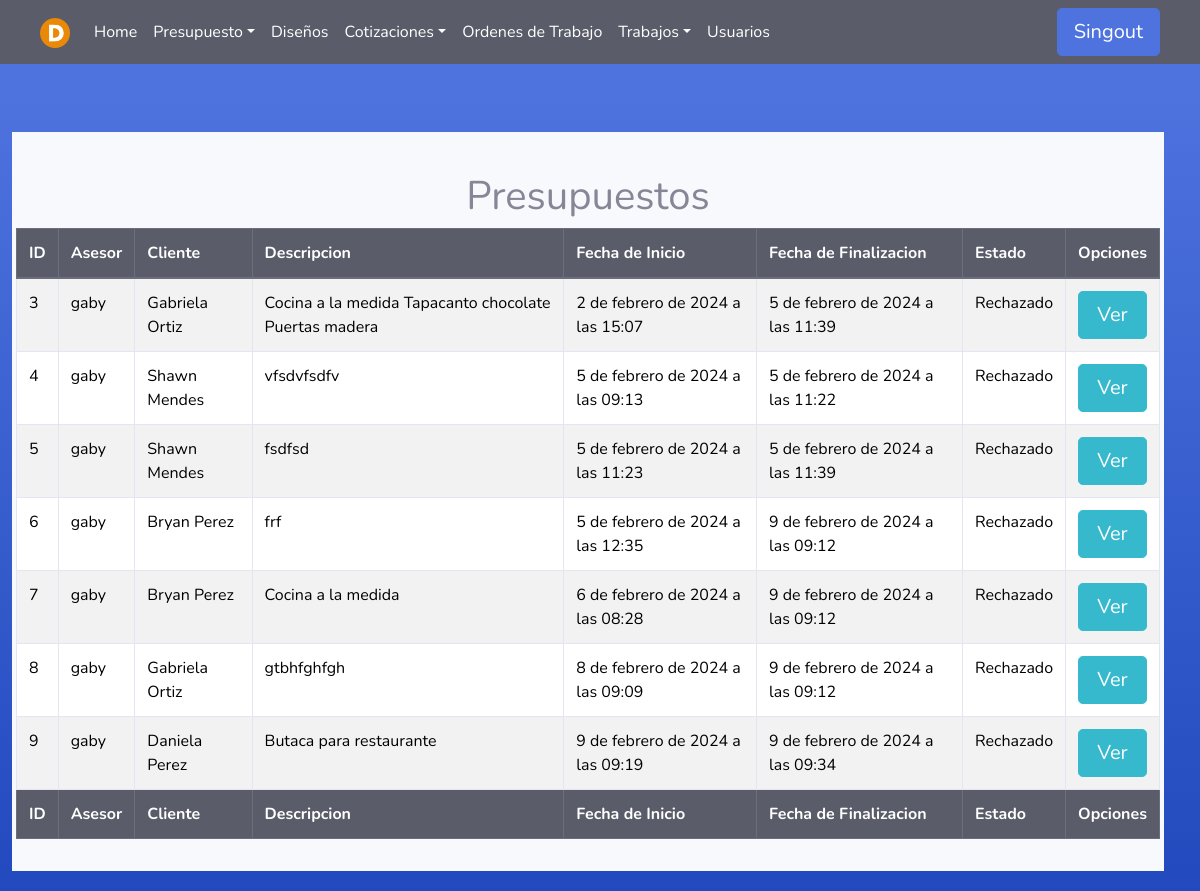
Page /Presupuesto/Finalizados/ (signed in) on the earlier database version.
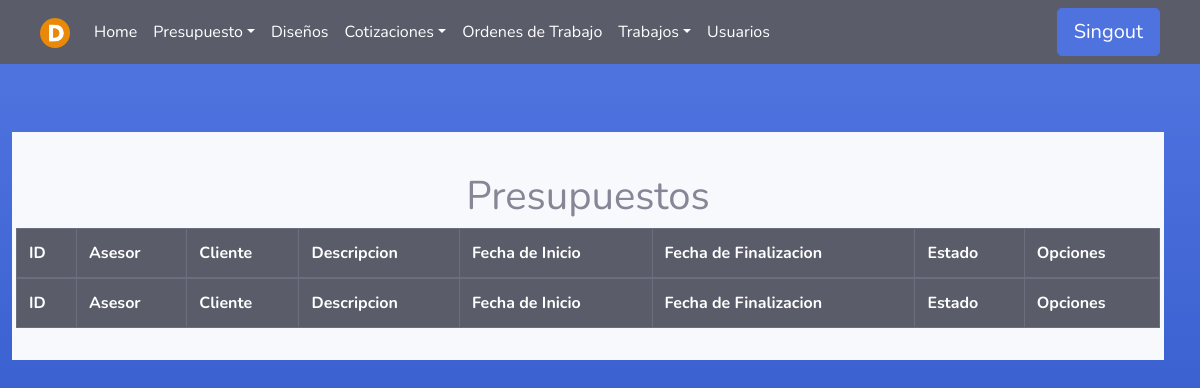
Same page on the later database version.
### Asesores/models.py (models this page shows)
class Presupuesto(models.Model):
    asesor = models.ForeignKey(User, on_delete=models.PROTECT, null=False, blank=False)
    fecha_inicio = models.DateTimeField(null=False, auto_now_add=True, blank=False)
    cliente = models.CharField(max_length=100, null=False, blank=False)
    descripcion = models.TextField(null=False, blank=False)
    estado=models.TextField(null=True, blank=True)
    fecha_fin = models.DateTimeField(null=True, blank=True)

### Asesores/views.py (the view)
# urls.py: path('Finalizados/', asesor_views.listadoPF , name='PresupuestoFin'),
def listadoPF(request):
    user = request.user
    if user.groups.filter(name='Asesor').exists():
        pres = Presupuesto.objects.filter(fecha_fin__isnull=False, asesor=user)
        return render(request, 'Asesor/listado_presupuesto_fin.html', {'pres': pres})
    elif (user.groups.filter(name='Administrador').exists() or user.is_superuser):
        pres = Presupuesto.objects.filter(fecha_fin__isnull=False)
        return render(request, 'Asesor/listado_presupuesto_fin.html', {'pres': pres})
    else:
        error = "No tienes permiso para acceder a esta página."
        return render(request, '404.html', {'error': error})

### Templates/Asesor/listado_presupuesto_fin.html
{% extends 'tables.html' %}
{% block botones%}
<div class="text-center">
    <br>
    <h1>Presupuestos</h1>
</div>
{% endblock %}
{% load static %}
{% block head %}
<th>ID</th>
{% if user.is_superuser or  user.groups.all.0.name == "Administrador" %}
<th>Asesor</th>
{% endif %}
<th>Cliente</th>
<th>Descripcion</th>
<th>Fecha de Inicio</th>
<th>Fecha de Finalizacion</th>
<th>Estado</th>
<th>Opciones</th>
{% endblock %}
{% block tbody %}
{% for p in pres %}
<tr>
    <td>{{ p.id }}</td>
    {% if user.is_superuser or  user.groups.all.0.name == "Administrador" %}
        <td>{{ p.asesor }}</td>
    {% endif %}
    <td>{{ p.cliente }}</td>
    <td>{{ p.descripcion }}</td>
    <td>{{ p.fecha_inicio }}</td>
    <td>{{ p.fecha_fin }}</td>
    <td>{{ p.estado }}</td>
    <td>
        <div>
            <a class="btn btn btn-info btn-lg btn-block" href="#">Ver</a>
        </div>
    </td>
</tr>
{% endfor %}
 {% endblock %}
 {% block footer %}
 <th>ID</th>
 {% if user.is_superuser or  user.groups.all.0.name == "Administrador" %}
<th>Asesor</th>
{% endif %}
 <th>Cliente</th>
 <th>Descripcion</th>
 <th>Fecha de Inicio</th>
 <th>Fecha de Finalizacion</th>
 <th>Estado</th>
 <th>Opciones</th>
 {% endblock %}

### Templates/tables.html (shortened to what this page needs)
{% extends 'core.html' %}
{% block content%}
{% load static %}
<link rel="stylesheet" href="https://cdn.datatables.net/1.13.7/css/jquery.dataTables.min.css">
<link rel="stylesheet" href="https://cdn.datatables.net/buttons/2.4.2/css/buttons.dataTables.min.css">
<div class="row container col-md-12">
    <div class="mt-5 p-3 bg-light">
        {% block botones %} {% endblock %}
        <div class="row justify-content-center">
            <table id="example" class="table table-striped table-hover table-bordered" style="width:100%">
                <thead class="thead-dark">
                    <tr>
                        {% block head %} {% endblock %}
                    </tr>
                </thead>
                <tbody>
                    {% block tbody %} {% endblock %}
                </tbody>
                <tfoot class="thead-dark">
                    <tr>
                        {% block footer %} {% endblock %}
                    </tr>
                </tfoot>
            </table>
        </div>
    </div>
</div>
{% endblock %}

### Templates/core.html (shortened to what this page needs)
<!DOCTYPE html>
<html lang="en">
<head>
    {% load static %}
    <link rel="stylesheet" href="{% static 'css/bootstrap.min.css' %}">
    <link href="{% static 'css/navbars.css' %}" rel="stylesheet" type="text/css">
    <link href="{% static 'css/sb-admin-2.min.css' %}" rel="stylesheet" type="text/css">
    <link href="https://cdn.jsdelivr.net/npm/bootstrap-icons@1.7.2/font/bootstrap-icons.css" rel="stylesheet">
</head>
<body class="bg-gradient-primary">
    <header>
        <nav class="navbar navbar-expand-lg navbar-dark bg-dark" aria-label="Fifth navbar example">
            <div class="container-fluid">
                <a class="navbar-brand" href="{% url 'index' %}">
                    <img src="{% static 'img/Logo DeseretOriginal.png' %}" alt="Logo" height="30">
                </a>
                <div class="collapse navbar-collapse justify-content-between " id="navbarsExample05">
                    <ul class="navbar-nav me-auto mb-2 mb-lg-0 ">
                        {% if user.is_authenticated %}
                        <li class="nav-item">
                            <a class="nav-link active" aria-current="page" href="{% url 'index' %}">Home</a>
                        </li>
                        {% if user.is_superuser or user.groups.all.0.name == "Asesor" or user.groups.all.0.name == "Administrador"%}
                        <li class="nav-item dropdown">
                            <a class="nav-link active dropdown-toggle" href="#" data-bs-toggle="dropdown"
                                aria-expanded="false">Presupuesto</a>
                        </li>
                        {% endif %}
                        {% if user.is_superuser or user.groups.all.0.name == "Designer" or user.groups.all.0.name == "Administrador" %}
                        <li class="nav-item">
                            <a class="nav-link active" aria-current="page" href="/Diseno/">Diseños</a>
                        </li>
                        {% endif %}
                        {% if user.is_superuser or user.groups.all.0.name == "Cotizador" or user.groups.all.0.name == "Administrador" %}
                        <li class="nav-item dropdown">
                            <a class="nav-link active dropdown-toggle" href="#" data-bs-toggle="dropdown"
                                aria-expanded="false">Cotizaciones</a>
                        </li>
                        {% endif %}
                        {% if user.is_superuser or user.groups.all.0.name == "Administrador" %}
                        <li class="nav-item">
                            <a class="nav-link active" aria-current="page" href="/Produccion/Ordenes-de-Trabajo">Ordenes de Trabajo</a>
                        </li>
                        {% endif %}
                        {% if user.is_superuser or not user.groups.all.0.name == "Asesor"  and not user.groups.all.0.name == "Designer" and not user.groups.all.0.name == "Cotizador" %}
                        <li class="nav-item dropdown">
                            <a class="nav-link active dropdown-toggle" href="#" data-bs-toggle="dropdown"
                                aria-expanded="false">Trabajos</a>
                        </li>
                        {% endif %}
                        {% if user.is_superuser or user.groups.all.0.name == "Administrador" %}
                        <li class="nav-item">
                            <a class="nav-link active" aria-current="page" href="{% url 'usuarios' %}">Usuarios</a>
                        </li>
                        {% endif %}
                        {% endif %}
                    </ul>
                    <div>
                        {% if user.is_authenticated %}
                        <a class="btn btn-primary btn-lg" href="{% url 'signout' %}">Singout</a>
                        {% else %}
                        <a class="btn btn-primary btn-lg" href="{% url 'signin' %}">Login</a>
                        {% endif %}
                    </div>
                </div>
            </div>
        </nav>
    </header>
    {% block content %} {% endblock %}
</body>
</html>

### static/css/navbars.css (style rules this page uses)
body { padding-bottom: 20px; }
.navbar { margin-bottom: 20px; }

Differences in the rows shown:
removed Presupuesto: id "3", asesor "gaby", cliente "Gabriela Ortiz", descripcion "Cocina a la medida Tapacanto chocolate Puertas madera", fecha_inicio "2 de febrero de 2024 a las 15:07", fecha_fin "5 de febrero de 2024 a las 11:39", estado "Rechazado"
removed Presupuesto: id "4", asesor "gaby", cliente "Shawn Mendes", descripcion "vfsdvfsdfv", fecha_inicio "5 de febrero de 2024 a las 09:13", fecha_fin "5 de febrero de 2024 a las 11:22", estado "Rechazado"
removed Presupuesto: id "5", asesor "gaby", cliente "Shawn Mendes", descripcion "fsdfsd", fecha_inicio "5 de febrero de 2024 a las 11:23", fecha_fin "5 de febrero de 2024 a las 11:39", estado "Rechazado"
removed Presupuesto: id "6", asesor "gaby", cliente "Bryan Perez", descripcion "frf", fecha_inicio "5 de febrero de 2024 a las 12:35", fecha_fin "9 de febrero de 2024 a las 09:12", estado "Rechazado"
removed Presupuesto: id "7", asesor "gaby", cliente "Bryan Perez", descripcion "Cocina a la medida", fecha_inicio "6 de febrero de 2024 a las 08:28", fecha_fin "9 de febrero de 2024 a las 09:12", estado "Rechazado"
removed Presupuesto: id "8", asesor "gaby", cliente "Gabriela Ortiz", descripcion "gtbhfghfgh", fecha_inicio "8 de febrero de 2024 a las 09:09", fecha_fin "9 de febrero de 2024 a las 09:12", estado "Rechazado"
removed Presupuesto: id "9", asesor "gaby", cliente "Daniela Perez", descripcion "Butaca para restaurante", fecha_inicio "9 de febrero de 2024 a las 09:19", fecha_fin "9 de febrero de 2024 a las 09:34", estado "Rechazado"
